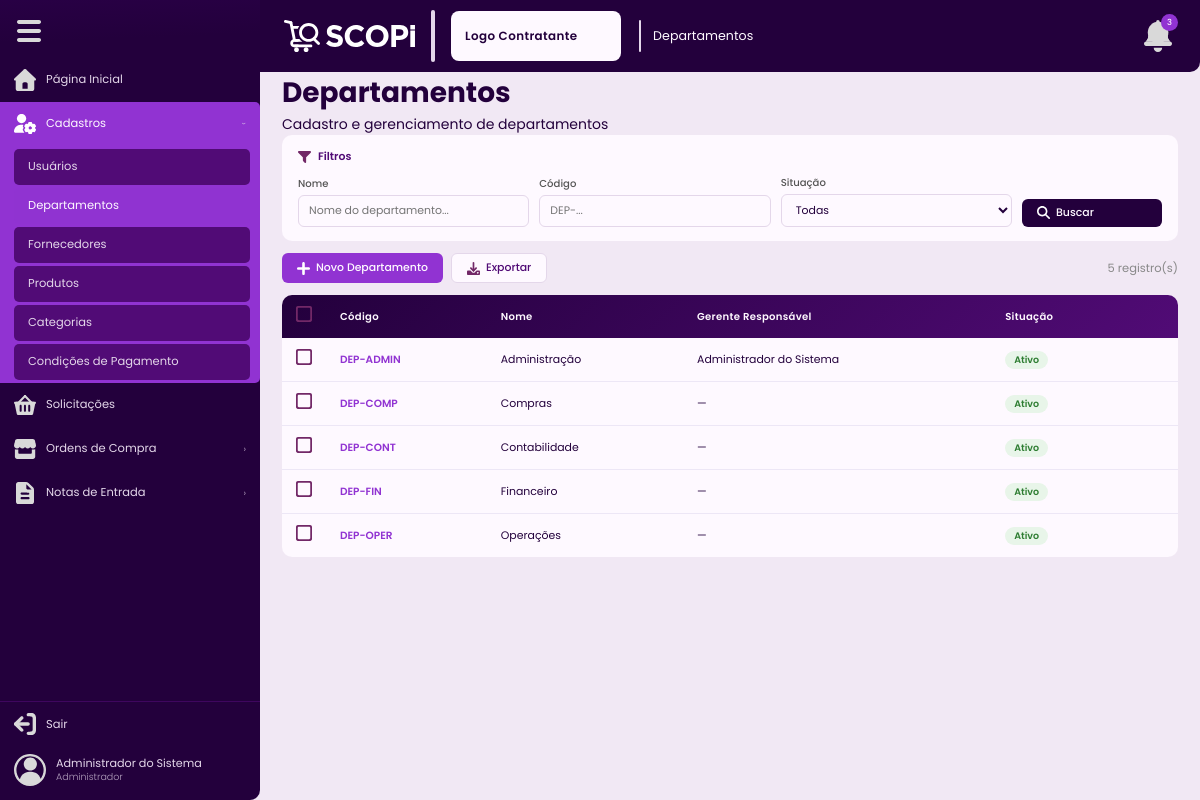
Page /departamentos (signed in) on the committed database.
### tables this page shows
CREATE TABLE IF NOT EXISTS usuarios (
    id               INT UNSIGNED AUTO_INCREMENT PRIMARY KEY,
    nome             VARCHAR(150)  NOT NULL,
    email            VARCHAR(150)  NOT NULL UNIQUE,
    senha            VARCHAR(255)  NOT NULL,
    matricula        VARCHAR(30)   NULL,
    contato          VARCHAR(30)   NULL,
    departamento_id  INT UNSIGNED  NULL,
    perfil           ENUM('administrador','cadastrador','comprador','gerente','contabilidade','usuario') NOT NULL DEFAULT 'usuario',
    situacao         ENUM('ativo','inativo') NOT NULL DEFAULT 'ativo',
    tentativas_falhas TINYINT UNSIGNED NOT NULL DEFAULT 0,
    ultima_tentativa DATETIME     NULL,
    criado_em        DATETIME     NOT NULL DEFAULT CURRENT_TIMESTAMP,
    atualizado_em    DATETIME     NULL ON UPDATE CURRENT_TIMESTAMP,
    INDEX idx_email    (email),
    INDEX idx_situacao (situacao),
    INDEX idx_perfil   (perfil),
    CONSTRAINT fk_usuario_departamento FOREIGN KEY (departamento_id) REFERENCES departamentos(id) ON DELETE SET NULL
);

CREATE TABLE IF NOT EXISTS departamentos (
    id           INT UNSIGNED AUTO_INCREMENT PRIMARY KEY,
    nome         VARCHAR(120)  NOT NULL,
    codigo       VARCHAR(20)   NOT NULL UNIQUE,
    gerente_id   INT UNSIGNED  NULL,
    situacao     ENUM('ativo','inativo') NOT NULL DEFAULT 'ativo',
    criado_em    DATETIME      NOT NULL DEFAULT CURRENT_TIMESTAMP,
    atualizado_em DATETIME     NULL ON UPDATE CURRENT_TIMESTAMP,
    INDEX idx_situacao (situacao)
);

### Controllers/BaseController.php (called while the page is built, shortened)
<?php
class BaseController{
    protected function renderizar(string $view, array $variaveis = []): void {
        extract($variaveis);
        $usuario = Auxiliares::usuarioLogado();
        require_once __DIR__ . '/../Views/templates/header.php';
        require_once __DIR__ . '/../Views/' . $view . '.php';
        require_once __DIR__ . '/../Views/templates/footer.php';
    }
}

### Controllers/DepartamentoControlador.php (called while the page is built, shortened)
<?php
class DepartamentoControlador extends BaseController {
    private DepartamentoModelo $modelo;
    public function __construct() { $this->modelo = new DepartamentoModelo(); }
    public function listar(): void {
        $usuario       = Auxiliares::usuarioLogado();
        $filtros       = $_GET;
        $departamentoId = ($usuario['perfil'] ?? '') === 'gerente' ? (int) $usuario['departamento_id'] : null;
        $departamentos = $this->modelo->listarComFiltros($filtros, $departamentoId);
        $this->renderizar('cadastros/departamentos', compact('departamentos','gerentes','filtros'));
    }
}

### index.php (called while the page is built, shortened)
<?php
require_once __DIR__ . '/Autoloader.php';
$routes = require __DIR__ . '/Config/Routes.php';
$uri = parse_url($_SERVER['REQUEST_URI'] ?? '/', PHP_URL_PATH) ?: '/';
$uri = '/' . trim($uri, '/');
$uri = $uri === '//' ? '/' : $uri;
function matchRoute(string $uri, array $routes): array
{
    foreach ($routes as $route => $handler) {
        $pattern = preg_replace('/\{[^\/]+\}/', '([^\/]+)', $route);
        $pattern = '#^' . rtrim($pattern, '/') . '$#';
        if (preg_match($pattern, rtrim($uri, '/') ?: '/', $matches)) {
            array_shift($matches);
            return [$handler, $matches];
        }
    }
    return [null, []];
}
[$handler, $params] = matchRoute($uri, $routes);
[$controllerName, $method] = $handler;
$controller = new $className();
call_user_func_array([$controller, $method], $params);

### Config/Auxiliares.php (called while the page is built, shortened)
<?php
class Auxiliares {
    public static function usuarioLogado(): array {
        return [
            'id'              => $_SESSION['usuario_id']              ?? null,
            'nome'            => $_SESSION['usuario_nome']            ?? '',
            'email'           => $_SESSION['usuario_email']           ?? '',
            'perfil'          => $_SESSION['usuario_perfil']          ?? '',
            'departamento_id' => $_SESSION['usuario_departamento_id'] ?? null,
        ];
    }
    public static function escapar(?string $valor): string {
        return htmlspecialchars($valor ?? '', ENT_QUOTES, 'UTF-8');
    }
}

### Models/ModeloBase.php (called while the page is built, shortened)
<?php
abstract class ModeloBase {
    public function __construct() {
        $this->bd = BancoDados::obterInstancia()->obterConexao();
    }
}

### Autoloader.php (called while the page is built, shortened)
<?php
class Autoloader
{
    public static function register()
    {
        spl_autoload_register(function ($class) {
            $file = str_replace('\\', DIRECTORY_SEPARATOR, $class).'.php';
            if (file_exists($file)) {
                return true;
            }
            return false;
        });
    }
}

### Config/BancoDados.php (called while the page is built, shortened)
<?php
class BancoDados {
    private static ?self $instancia = null;
    private \PDO $conexao;
    private function __construct() {
        $hospedeiro = getenv('DB_HOST') ?: 'mysql';
        $nomeBanco  = getenv('NAME') ?: 'scopi';
        $usuario    = getenv('USER') ?: 'root';
        $senha      = getenv('PASS') !== false ? getenv('PASS') : 'root';
        $port       = getenv('DB_PORT') ?: '3306';
        $dsn = "mysql:host={$hospedeiro};dbname={$nomeBanco};port={$port};charset=utf8mb4";
        $this->conexao = new \PDO($dsn, $usuario, $senha, [
            \PDO::ATTR_ERRMODE            => \PDO::ERRMODE_EXCEPTION,
            \PDO::ATTR_DEFAULT_FETCH_MODE => \PDO::FETCH_ASSOC,
            \PDO::ATTR_EMULATE_PREPARES   => false,
        ]);
    }
    public static function obterInstancia(): self {
        if (self::$instancia === null) self::$instancia = new self();
        return self::$instancia;
    }
    public function obterConexao(): \PDO {
        return $this->conexao;
    }
}

### Models/DepartamentoModelo.php (called while the page is built, shortened)
<?php
class DepartamentoModelo extends ModeloBase {
    public function listarComFiltros(array $filtros = [], ?int $departamentoId = null): array {
        $sql = "SELECT d.*, u.nome AS nome_gerente FROM departamentos d
                LEFT JOIN usuarios u ON u.id = d.gerente_id WHERE 1=1";
        $p = [];
        $sql .= ' ORDER BY d.nome ASC';
        $q = $this->bd->prepare($sql);
        $q->execute($p);
        return $q->fetchAll();
    }
}

### Views/cadastros/departamentos.php (the view, shortened to what this page needs)
<div class="pagina-cabecalho">
  <h1 class="pagina-titulo">Departamentos</h1>
  <p class="pagina-subtitulo">Cadastro e gerenciamento de departamentos</p>
</div>
<div class="painel-filtros">
  <div class="filtros-cabecalho">
    <img src="<?= BASE_URL ?>/public/assets/icons/iconeFiltro.svg" alt=""><span>Filtros</span>
  </div>
  <form method="GET" action="<?= BASE_URL ?>/departamentos">
    <div class="filtros-campos">
      <div class="campo-filtro"><label>Nome</label><input type="text" name="nome" value="<?= Auxiliares::escapar($filtros['nome']??'') ?>" placeholder="Nome do departamento..."></div>
      <div class="campo-filtro"><label>Código</label><input type="text" name="codigo" value="<?= Auxiliares::escapar($filtros['codigo']??'') ?>" placeholder="DEP-..."></div>
      <div class="campo-filtro"><label>Situação</label>
        <select name="situacao">
          <option value="">Todas</option>
        </select>
      </div>
      <div class="campo-filtro" style="flex:0;align-self:flex-end;">
        <button type="submit" class="btn btn-filtrar"><img src="<?= BASE_URL ?>/public/assets/icons/iconeBusca.svg" alt=""> Buscar</button>
      </div>
    </div>
  </form>
</div>
<div class="barra-acoes">
  <div class="grupo-botoes">
    <button class="btn btn-primario" onclick="Scopi.abrirCadastro('modalDepartamento','formDepartamento')">
      <img src="<?= BASE_URL ?>/public/assets/icons/iconeInserir.svg" alt=""> Novo Departamento
    </button>
    <button class="btn btn-secundario"><img src="<?= BASE_URL ?>/public/assets/icons/iconeDownload.svg" alt=""> Exportar</button>
  </div>
  <span style="font-size:.82rem;color:#888;"><?= count($departamentos) ?> registro(s)</span>
</div>
<div class="tabela-container">
  <table class="tabela">
    <thead><tr>
      <th><label class="checkbox-custom"><input type="checkbox" onchange="Scopi.toggleCheckboxes(this)"><img src="<?= BASE_URL ?>/public/assets/icons/iconeCheckboxVazia.svg" class="check-icone" alt=""></label></th>
      <th>Código</th><th>Nome</th><th>Gerente Responsável</th><th>Situação</th><th class="coluna-acoes"></th>
    </tr></thead>
    <tbody>
      <?php if(empty($departamentos)): ?>
        <tr><td colspan="6" style="text-align:center;padding:32px;color:#888;">Nenhum departamento encontrado.</td></tr>
      <?php else: ?>
        <?php foreach($departamentos as $d): ?>
        <tr>
          <td><label class="checkbox-custom"><input type="checkbox" class="checkbox-linha" value="<?= $d['id'] ?>"><img src="<?= BASE_URL ?>/public/assets/icons/iconeCheckboxVazia.svg" class="check-icone" alt=""></label></td>
          <td><span class="cod-clicavel" onclick="Scopi.abrirRegistro('modalDepartamento','formDepartamento','/departamentos/dados',<?= $d['id'] ?>,'visualizar')"><?= Auxiliares::escapar($d['codigo']) ?></span></td>
          <td><?= Auxiliares::escapar($d['nome']) ?></td>
          <td><?= Auxiliares::escapar($d['nome_gerente']??'—') ?></td>
          <td><span class="badge badge-<?= $d['situacao'] ?>"><?= ucfirst($d['situacao']) ?></span></td>
          <td class="coluna-acoes"></td>
        </tr>
        <?php endforeach; ?>
      <?php endif; ?>
    </tbody>
  </table>
</div>

### Views/templates/header.php (shortened to what this page needs)
<?php
$paginaAtual = trim(parse_url($_SERVER['REQUEST_URI'] ?? '/', PHP_URL_PATH) ?: '/', '/');
$paginaAtual = $paginaAtual === 'home' ? 'inicio' : $paginaAtual;
$usuario     = $usuario ?? Auxiliares::usuarioLogado();
if (!function_exists('pAti')) {
function pAti(string $rota, string $atual): bool {
    return $rota === $atual || str_starts_with($atual, $rota . '/');
}
}
if (!function_exists('subAberto')) {
function subAberto(array $rotas, string $atual): bool {
    foreach ($rotas as $r) { if (pAti($r, $atual)) return true; }
    return false;
}
}
?>
<!DOCTYPE html>
<html lang="pt-BR">
<head>
  <link rel="stylesheet" href="<?= BASE_URL ?>/public/assets/css/estilo.css">
</head>
<body>
<div class="layout">
<aside class="sidebar" id="sidebar">
  <div class="btn-menu-wrap">
    <button class="btn-menu" id="btnMenu" title="Retrair / expandir">
      <img src="<?= BASE_URL ?>/public/assets/icons/iconeMenu.svg" alt="Menu">
    </button>
  </div>
  <nav class="sidebar-nav">
    <div class="nav-item <?= pAti('inicio',$paginaAtual)?'ativo':'' ?>" data-tooltip="Página Inicial">
      <a href="<?= BASE_URL ?>/inicio" class="nav-link <?= pAti('inicio',$paginaAtual)?'ativo':'' ?>">
        <img src="<?= BASE_URL ?>/public/assets/icons/iconeHome.svg" alt="" class="icone-nav">
        <span class="texto-nav">Página Inicial</span>
      </a>
    </div>
    <?php if (in_array($usuario['perfil'] ?? '', ['administrador', 'cadastrador'])): ?>
    <?php $cAb = subAberto(['usuarios','departamentos','fornecedores','produtos','categorias','condicoes-pagamento'],$paginaAtual); ?>
    <div class="nav-item <?= $cAb?'ativo aberto':'' ?>" data-tooltip="Cadastros">
      <button class="nav-link <?= $cAb?'ativo':'' ?>" onclick="toggleSubmenu(this)">
        <img src="<?= BASE_URL ?>/public/assets/icons/iconeCadastro.svg" alt="" class="icone-nav">
        <span class="texto-nav">Cadastros</span>
        <span class="seta-submenu">›</span>
      </button>
      <ul class="submenu">
        <li><a href="<?= BASE_URL ?>/usuarios"      class="nav-link <?= pAti('usuarios',$paginaAtual)?'ativo':'' ?>">
          <span class="texto-nav">Usuários</span></a></li>
        <li><a href="<?= BASE_URL ?>/departamentos" class="nav-link <?= pAti('departamentos',$paginaAtual)?'ativo':'' ?>">
          <span class="texto-nav">Departamentos</span></a></li>
        <li><a href="<?= BASE_URL ?>/fornecedores"  class="nav-link <?= pAti('fornecedores',$paginaAtual)?'ativo':'' ?>">
          <span class="texto-nav">Fornecedores</span></a></li>
        <li><a href="<?= BASE_URL ?>/produtos"      class="nav-link <?= pAti('produtos',$paginaAtual)?'ativo':'' ?>">
          <span class="texto-nav">Produtos</span></a></li>
        <li><a href="<?= BASE_URL ?>/categorias"    class="nav-link <?= pAti('categorias',$paginaAtual)?'ativo':'' ?>">
          <span class="texto-nav">Categorias</span></a></li>
        <li><a href="<?= BASE_URL ?>/condicoes-pagamento" class="nav-link <?= pAti('condicoes-pagamento',$paginaAtual)?'ativo':'' ?>">
          <span class="texto-nav">Condições de Pagamento</span></a></li>
      </ul>
    </div>
    <?php endif; ?>
    <div class="nav-item <?= pAti('solicitacoes',$paginaAtual)?'ativo':'' ?>" data-tooltip="Solicitações">
      <a href="<?= BASE_URL ?>/solicitacoes" class="nav-link <?= pAti('solicitacoes',$paginaAtual)?'ativo':'' ?>">
        <img src="<?= BASE_URL ?>/public/assets/icons/iconeSolicitacao.svg" alt="" class="icone-nav">
        <span class="texto-nav">Solicitações</span>
      </a>
    </div>
    <?php if (in_array($usuario['perfil'] ?? '', ['comprador', 'administrador', 'gerente'])): ?>
    <?php $oAb = subAberto(['ordens','cotacoes'],$paginaAtual); ?>
    <div class="nav-item <?= $oAb?'ativo aberto':'' ?>" data-tooltip="Ordens de Compra">
      <button class="nav-link <?= $oAb?'ativo':'' ?>" onclick="toggleSubmenu(this)">
        <img src="<?= BASE_URL ?>/public/assets/icons/iconeOC.svg" alt="" class="icone-nav">
        <span class="texto-nav">Ordens de Compra</span>
        <span class="seta-submenu">›</span>
      </button>
    </div>
    <?php endif; ?>
    <?php if (in_array($usuario['perfil'] ?? '', ['contabilidade', 'comprador', 'administrador'])): ?>
    <?php $nAb = subAberto(['notas'],$paginaAtual); ?>
    <div class="nav-item <?= $nAb?'ativo aberto':'' ?>" data-tooltip="Notas de Entrada">
      <button class="nav-link <?= $nAb?'ativo':'' ?>" onclick="toggleSubmenu(this)">
        <img src="<?= BASE_URL ?>/public/assets/icons/iconeNF.svg" alt="" class="icone-nav">
        <span class="texto-nav">Notas de Entrada</span>
        <span class="seta-submenu">›</span>
      </button>
    </div>
    <?php endif; ?>
  </nav>
  <div class="sidebar-linha"></div>
  <div class="sidebar-rodape">
    <a href="<?= BASE_URL ?>/login/sair" class="sidebar-sair" title="Sair">
      <img src="<?= BASE_URL ?>/public/assets/icons/iconeSair.svg" alt="Sair">
      <span class="texto-nav">Sair</span>
    </a>
    <div class="sidebar-usuario">
      <img src="<?= BASE_URL ?>/public/assets/icons/iconeUser.svg" alt="" class="avatar">
      <div class="info-usr">
        <div class="nome-usr"><?= Auxiliares::escapar($usuario['nome']) ?></div>
        <div class="perfil-usr"><?= ucfirst(Auxiliares::escapar($usuario['perfil'])) ?></div>
      </div>
    </div>
  </div>
</aside>
<div class="conteudo">
  <header class="topbar">
    <div class="topbar-logo">
      <img src="<?= BASE_URL ?>/public/assets/icons/iconeSCOPi.svg" alt="SCOPi" class="icone-logo">
      <img src="<?= BASE_URL ?>/public/assets/icons/iconeLogotipo.svg" alt="SCOPi" class="logotipo">
    </div>
    <div class="topbar-sep"></div>
    <div class="topbar-empresa">
      <span>Logo Contratante</span>
    </div>
    <div class="topbar-titulo-area">
      <div class="topbar-titulo-linha"></div>
      <span class="topbar-titulo" id="topbarTitulo">SCOPi</span>
    </div>
    <div class="topbar-direita">
      <button class="btn-notificacao" id="btnNotificacao" title="Notificações" onclick="Scopi.abrirNotificacoes()">
        <img src="<?= BASE_URL ?>/public/assets/icons/iconeNotificacao.svg" alt="Notificações">
        <span class="badge-notif" id="badgeNotif">3</span>
      </button>
    </div>
  </header>
  <main class="pagina">

### Views/templates/footer.php
  </main>
</div>
</div>
</body>
</html>

### rows in the picture
usuarios: nome "Administrador do Sistema"
departamentos: codigo "DEP-ADMIN", nome "Administração", gerente.nome "Administrador do Sistema", situacao "Ativo"
departamentos: codigo "DEP-COMP", nome "Compras", nome_gerente "—", situacao "Ativo"
departamentos: codigo "DEP-CONT", nome "Contabilidade", nome_gerente "—", situacao "Ativo"
departamentos: codigo "DEP-FIN", nome "Financeiro", nome_gerente "—", situacao "Ativo"
departamentos: codigo "DEP-OPER", nome "Operações", nome_gerente "—", situacao "Ativo"

### other values in the picture
Auxiliares::escapar($usuario['perfil']) "Administrador"
count($departamentos) "5"
